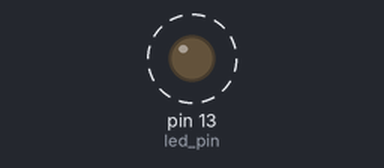
Recording of a sketch running on a simulated Arduino Uno, built with avr-gcc and run on an emulated ATmega328P. On the bench: output pins drawn as LEDs (lit = HIGH). Dashed ring = blinking. No radio packets arrive unless stated.

Above: at 0.5 s.
Timing chart, 0 to 3.0 s (numbered marks = the images above):
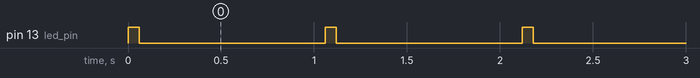

The sketch:

fs1-00a.ino
```cpp
#include <VirtualWire.h>

const int led_pin = 13;

//<------------------------------
typedef struct FS1_000A {
  char Transmit;
} FS1_000A;

static struct FS1_000A strSend;

void FS1_000A_Setup(struct FS1_000A* in) {
  vw_set_tx_pin(in->Transmit);
  vw_setup(2000);
  return;
}

void FS1_000A_SendMsg_Loop(const char *msg) {
  uint8_t answer = 0xFE;
  vw_send((uint8_t *)(&answer), strlen(msg));
  vw_wait_tx();
}

//----------------------------->
void setup() {
  Serial.begin(9600);

  strSend.Transmit = 8;
  FS1_000A_Setup(&strSend);

  pinMode(led_pin, OUTPUT);
}

void loop() {
  const char *msg = "LOL KEK!!!";

  digitalWrite(led_pin, HIGH);
  FS1_000A_SendMsg_Loop(msg);
  digitalWrite(led_pin, LOW);


  delay(1000);
}
```

Measured:
- by itself, pin 13 (led_pin): alternates HIGH for 0.06 s and LOW for 1.0 s
